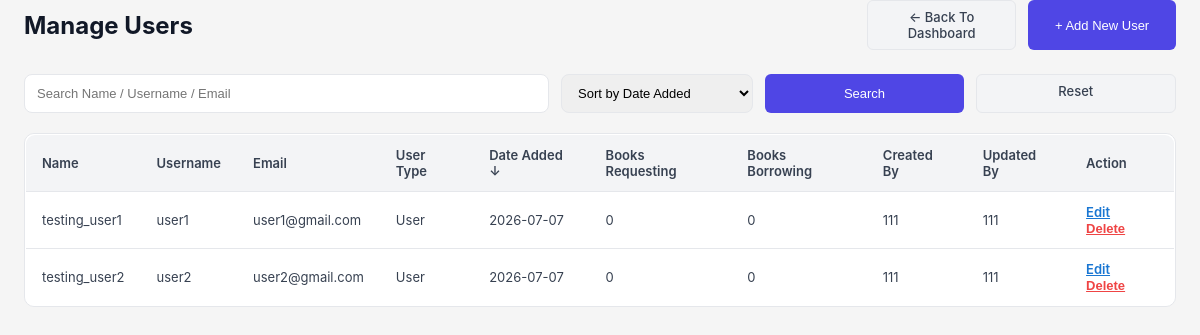
The page /manage_user.php (signed in) on the database its author committed.
### tables this page shows
CREATE TABLE IF NOT EXISTS users (
  id                      INT AUTO_INCREMENT PRIMARY KEY,
  name                    VARCHAR(100)  NOT NULL,
  username                VARCHAR(50)   NOT NULL UNIQUE,
  email                   VARCHAR(100)  NOT NULL UNIQUE,
  password                CHAR(40)      NOT NULL,            
  user_type_id            INT           NOT NULL DEFAULT 2,
  member_since            DATE          DEFAULT NULL,
  membership_type_id      INT           NOT NULL DEFAULT 1,
  membership_start_date   DATETIME      DEFAULT NULL,
  membership_end_date     DATE          DEFAULT NULL,
  email_notif             TINYINT(1)    NOT NULL DEFAULT 1,
  last_login              TIMESTAMP     NULL DEFAULT NULL,
  created_at              TIMESTAMP     DEFAULT CURRENT_TIMESTAMP,
  created_by              INT           DEFAULT NULL,
  updated_at              TIMESTAMP     DEFAULT CURRENT_TIMESTAMP ON UPDATE CURRENT_TIMESTAMP,
  updated_by              INT           DEFAULT NULL,
  FOREIGN KEY (user_type_id) REFERENCES user_type(id) ON DELETE RESTRICT,
  FOREIGN KEY (membership_type_id) REFERENCES membership_type(id) ON DELETE RESTRICT,
  FOREIGN KEY (created_by) REFERENCES users(id) ON DELETE SET NULL,
  FOREIGN KEY (updated_by) REFERENCES users(id) ON DELETE SET NULL
);

CREATE TABLE IF NOT EXISTS user_type (
  id   INT AUTO_INCREMENT PRIMARY KEY,
  type VARCHAR(50) NOT NULL UNIQUE
);

### manage_user.php (the view, shortened to what this page needs)
<?php
$conn = new mysqli('localhost', 'root', '', 'lms_db');
$current_user_id = $_SESSION['user_id'] ?? 0;
$user_type_query = $conn->query("SELECT user_type_id FROM users WHERE id = $current_user_id");
$current_user_type = $user_type_query->fetch_assoc()['user_type_id'] ?? 3;
$is_admin = ($current_user_type == 1);
$search = isset($_GET['search']) ? $conn->real_escape_string($_GET['search']) : '';
$sort = isset($_GET['sort']) ? $conn->real_escape_string($_GET['sort']) : 'created_at';
$order = isset($_GET['order']) && strtolower($_GET['order']) === 'desc' ? 'DESC' : 'DESC';
if ($is_admin) {
    $where = ["users.user_type_id IN (2,3)"];
} else {
    $where = ["users.user_type_id = 3"];
}
$where_sql = count($where) ? 'WHERE ' . implode(' AND ', $where) : '';
if ($sort == 'created_at') {
    $order = 'DESC';
} elseif ($order != 'ASC' && $order != 'DESC') {
    $order = 'ASC';
}
$select = "SELECT users.*,
    (SELECT COUNT(*) FROM borrow_requests WHERE user_id=users.id AND book_status_id = 1) AS book_requesting,
    (SELECT COUNT(*) FROM borrow_requests WHERE user_id=users.id AND book_status_id = 2) AS book_borrowing,
    u1.username AS created_by_username,
    u2.username AS updated_by_username,
    user_type.type AS user_type
    FROM users
    LEFT JOIN user_type ON users.user_type_id = user_type.id
    LEFT JOIN users u1 ON u1.id = users.created_by
    LEFT JOIN users u2 ON u2.id = users.updated_by
    $where_sql";
if (in_array($sort, ['book_requesting','book_borrowing'])) {
    $select .= " ORDER BY $sort $order";
} elseif ($sort == 'created_at') {
    $select .= " ORDER BY users.created_at $order";
} elseif ($sort == 'created_by') {
    $select .= " ORDER BY u1.username $order";
} elseif ($sort == 'updated_by') {
    $select .= " ORDER BY u2.username $order";
} else {
    $select .= " ORDER BY users.$sort $order";
}
$users = $conn->query($select);
?>
<!DOCTYPE html>
<html>
<head>
    <link rel="stylesheet" href="style.css">
</head>
<body>
    <div class="main-content">
        <div style="display: flex; justify-content: space-between; align-items: center; margin-bottom: 24px;">
            <h2 style="font-size: 24px; font-weight: 700; color: #111827;">Manage Users</h2>
            <div style="display: flex; gap: 12px;">
                <a href="librarians_main.php" class="btn btn-secondary">← Back To Dashboard</a>
                <button type="button" onclick="document.getElementById('addUserModal').style.display='block'" class="btn btn-primary">+ Add New User</button>
            </div>
        </div>
        <div style="display: flex; flex-wrap: wrap; gap: 12px; margin-bottom: 20px;">
            <form method="get" id="filterForm" style="display: flex; gap: 12px; width: 100%;">
                <input type="text" name="search" id="searchInput" placeholder="Search Name / Username / Email" value="<?php echo htmlspecialchars($search); ?>" style="flex: 3; padding: 10px 12px; border: 1px solid #e5e7eb; border-radius: 8px; font-size: 13px;">
                <select name="sort" id="sortSelect" style="flex: 1; padding: 10px 12px; border: 1px solid #e5e7eb; border-radius: 8px; font-size: 13px;">
                    <option value="created_at" <?php echo $sort == 'created_at' ? 'selected' : ''; ?>>Sort by Date Added</option>
                </select>
                <button type="submit" class="btn btn-primary" style="flex: 1; white-space: nowrap;">Search</button>
                <a href="manage_user.php" class="btn btn-secondary" style="flex: 1; white-space: nowrap; text-align: center;">Reset</a>
            </form>
        </div>
        <div style="background: #ffffff; border: 1px solid #e5e7eb; border-radius: 10px; overflow: hidden;">
            <?php if ($users && $users->num_rows > 0): ?>
                <table class="user-table">
                    <thead>
                        <tr>
                            <th onclick="sortTable('name')">Name <?php echo $sort == 'name' ? ($order == 'ASC' ? '↑' : '↓') : ''; ?></th>
                            <th onclick="sortTable('username')">Username <?php echo $sort == 'username' ? ($order == 'ASC' ? '↑' : '↓') : ''; ?></th>
                            <th onclick="sortTable('email')">Email <?php echo $sort == 'email' ? ($order == 'ASC' ? '↑' : '↓') : ''; ?></th>
                            <th>User Type</th>
                            <th onclick="sortTable('created_at')">Date Added <?php echo $sort == 'created_at' ? '↓' : ''; ?></th>
                            <th onclick="sortTable('book_requesting')">Books Requesting <?php echo $sort == 'book_requesting' ? ($order == 'ASC' ? '↑' : '↓') : ''; ?></th>
                            <th onclick="sortTable('book_borrowing')">Books Borrowing <?php echo $sort == 'book_borrowing' ? ($order == 'ASC' ? '↑' : '↓') : ''; ?></th>
                            <th onclick="sortTable('created_by')">Created By <?php echo $sort == 'created_by' ? ($order == 'ASC' ? '↑' : '↓') : ''; ?></th>
                            <th onclick="sortTable('updated_by')">Updated By <?php echo $sort == 'updated_by' ? ($order == 'ASC' ? '↑' : '↓') : ''; ?></th>
                            <th>Action</th>
                        </tr>
                    </thead>
                    <tbody>
                        <?php while ($user = $users->fetch_assoc()): ?>
                            <?php if (isset($_GET['edit_id']) && $_GET['edit_id'] == $user['id']): ?>
                                <tr>
                                    <form method="POST" style="display: contents;">
                                        <input type="hidden" name="edit_id" value="<?php echo $user['id']; ?>">
                                        <td><input type="text" name="name" value="<?php echo htmlspecialchars($user['name']); ?>" required style="width: 100%; padding: 8px; border: 1px solid #e5e7eb; border-radius: 6px; font-size: 13px;"></td>
                                        <td><input type="text" name="username" value="<?php echo htmlspecialchars($user['username']); ?>" required style="width: 100%; padding: 8px; border: 1px solid #e5e7eb; border-radius: 6px; font-size: 13px;"></td>
                                        <td><input type="email" name="email" value="<?php echo htmlspecialchars($user['email']); ?>" required style="width: 100%; padding: 8px; border: 1px solid #e5e7eb; border-radius: 6px; font-size: 13px;"></td>
                                        <td>
                                            <?php if ($is_admin): ?>
                                                <select name="user_type_id" required style="width: 100%; padding: 8px; border: 1px solid #e5e7eb; border-radius: 6px; font-size: 13px;">
                                                    <option value="2" <?php echo $user['user_type_id'] == 2 ? 'selected' : ''; ?>>Librarian</option>
                                                    <option value="3" <?php echo $user['user_type_id'] == 3 ? 'selected' : ''; ?>>User</option>
                                                </select>
                                            <?php else: ?>
                                                <input type="text" value="<?php echo $user['user_type']; ?>" disabled style="width: 100%; padding: 8px; border: 1px solid #e5e7eb; border-radius: 6px; font-size: 13px; background: #f3f4f6;">
                                                <input type="hidden" name="user_type_id" value="<?php echo $user['user_type_id']; ?>">
                                            <?php endif; ?>
                                        </td>
                                        <td><?php echo date('Y-m-d', strtotime($user['created_at'])); ?></td>
                                        <td><?php echo $user['book_requesting']; ?></td>
                                        <td><?php echo $user['book_borrowing']; ?></td>
                                        <td><?php echo htmlspecialchars($user['created_by_username'] ?? 'System'); ?></td>
                                        <td><?php echo htmlspecialchars($user['updated_by_username'] ?? 'System'); ?></td>
                                        <td>
                                            <button type="submit" style="background: none; border: none; color: #1976d2; cursor: pointer; text-decoration: underline; font-size: 13px; font-weight: 600; padding: 0; margin-right: 8px;">Save</button>
                                            <a href="manage_user.php" style="color: #1976d2; text-decoration: underline; font-size: 13px; font-weight: 600;">Cancel</a>
                                        </td>
                                    </form>
                                </tr>
                            <?php else: ?>
                                <tr>
                                    <td><?php echo htmlspecialchars($user['name']); ?></td>
                                    <td><?php echo htmlspecialchars($user['username']); ?></td>
                                    <td><?php echo htmlspecialchars($user['email']); ?></td>
                                    <td><?php echo htmlspecialchars($user['user_type']); ?></td>
                                    <td><?php echo date('Y-m-d', strtotime($user['created_at'])); ?></td>
                                    <td><?php echo $user['book_requesting']; ?></td>
                                    <td><?php echo $user['book_borrowing']; ?></td>
                                    <td><?php echo htmlspecialchars($user['created_by_username'] ?? 'System'); ?></td>
                                    <td><?php echo htmlspecialchars($user['updated_by_username'] ?? 'System'); ?></td>
                                    <td>
                                        <a href="manage_user.php?edit_id=<?php echo $user['id']; ?>&<?php echo http_build_query($_GET); ?>" style="color: #1976d2; text-decoration: underline; font-size: 13px; font-weight: 600; margin-right: 8px;">Edit</a>
                                        <form method="get" action="" style="display: inline;" onsubmit="return confirm('Are you sure you want to delete this user?');">
                                            <button type="submit" style="background: none; border: none; color: #ef4444; cursor: pointer; text-decoration: underline; font-size: 13px; font-weight: 600; padding: 0;">Delete</button>
                                        </form>
                                     </td>
                                </tr>
                            <?php endif; ?>
                        <?php endwhile; ?>
                    </tbody>
                </table>
            <?php else: ?>
                <p style="color: #6b7280; text-align: center; padding: 40px;">No users found.</p>
            <?php endif; ?>
        </div>
    </div>
</body>
</html>

### style.css (style rules this page uses)
* { margin: 0; padding: 0; box-sizing: border-box; }
body { font-family: -apple-system, BlinkMacSystemFont, 'Segoe UI', Roboto, sans-serif; background-color: #f5f5f5; color: #1a1a1a; font-size: 14px; min-height: 100vh; }
a { text-decoration: none; color: inherit; }
.main-content { padding: 0 24px 40px 24px; }
.btn { display: inline-block; padding: 9px 16px; border-radius: 8px; font-size: 13px; font-weight: 600; cursor: pointer; border: none; transition: all 0.15s; text-align: center; width: 100%; }
.btn-primary { background: #111827; color: #ffffff; }
.btn { display: inline-flex; align-items: center; justify-content: center; gap: 8px; border-radius: 8px; padding: 10px 16px; font-size: 13px; font-weight: 600; border: none; cursor: pointer; text-decoration: none; }
.btn-secondary { background: #f3f4f6; color: #111827; border: 1px solid #e5e7eb; }
.table-card table, .borrow-table, .return-table, .user-table, .report-table, .data-table { width: 100%; border-collapse: collapse; }
.table-card th, .borrow-table th, .return-table th, .user-table th, .report-table th, .data-table th { background: #f3f4f6; border-bottom: 1px solid #e5e7eb; padding: 12px 16px; text-align: left; font-size: 13px; font-weight: 600; color: #374151; }
.table-card td, .borrow-table td, .return_table td, .user-table td, .report-table td, .data-table td { border-bottom: 1px solid #e5e7eb; padding: 12px 16px; font-size: 13px; color: #374151; }
.table-card tr:last-child td, .borrow-table tr:last-child td, .return-table tr:last-child td, .user-table tr:last-child td, .report-table tr:last-child td, .data-table tr:last-child td { border-bottom: none; }

### manage_user.php (style rules this page uses)
.user-table { width: 100%; border-collapse: collapse; background: #ffffff; border: 1px solid #e5e7eb; border-radius: 10px; overflow: hidden; }
.user-table th { background: #f3f4f6; border-bottom: 1px solid #e5e7eb; padding: 12px 16px; text-align: left; font-size: 13px; font-weight: 600; color: #374151; cursor: pointer; }
.user-table td { border-bottom: 1px solid #e5e7eb; padding: 12px 16px; font-size: 13px; color: #374151; }
.user-table tr:last-child td { border-bottom: none; }
.btn { padding: 8px 16px; border-radius: 6px; border: none; cursor: pointer; font-size: 13px; font-weight: 500; text-decoration: none; display: inline-block; }
.btn-primary { background: #4f46e5; color: white; }
.btn-secondary { background: #f3f4f6; color: #374151; border: 1px solid #e5e7eb; }

### rows shown on the page
users: name "testing_user1", username "user1", email "user1@gmail.com", user_type.type "User", created_at "2026-07-07", book_requesting "0", book_borrowing "0", created_by.username "111"
users: name "testing_user2", username "user2", email "user2@gmail.com", user_type.type "User", created_at "2026-07-07", book_requesting "0", book_borrowing "0", created_by.username "111"
